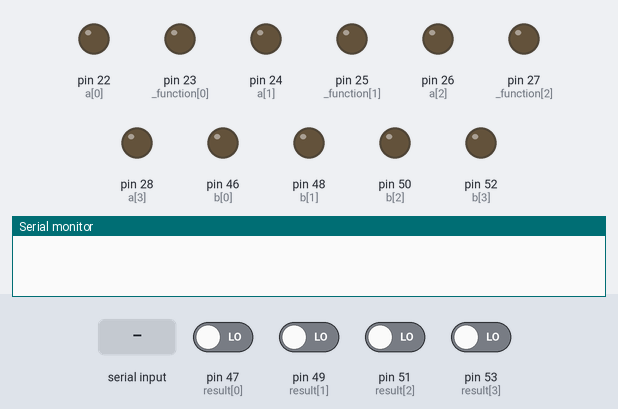
Bench run of a sketch on a simulated Arduino Mega 2560, built with avr-gcc and run on an emulated ATmega2560. Parts: output pins drawn as LEDs (lit = HIGH), the last lines printed to the serial monitor. Inputs (shaded band) come from the test bench; at power-on: pin 47 (result[0]), pin 49 (result[1]), pin 51 (result[2]), pin 53 (result[3]) LOW.

Above: at 1.2 s.
1.3 s: "add 1\n" received over Serial
At 3.4 s:
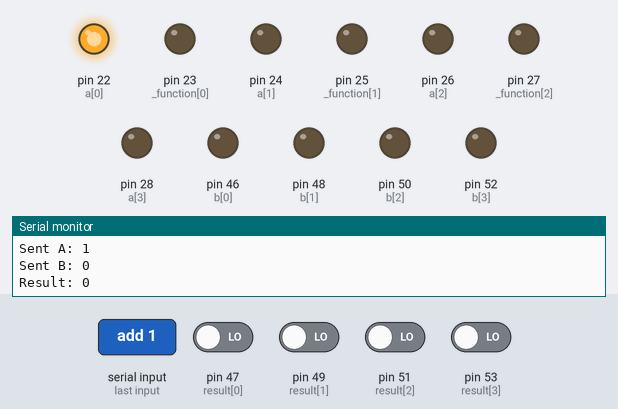
3.8 s: "add 150\n" received over Serial
At 5.4 s:
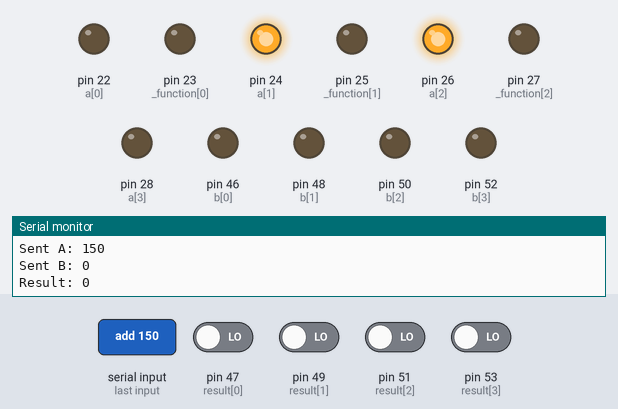
6.3 s: "sub" received over Serial
At 8.3 s:
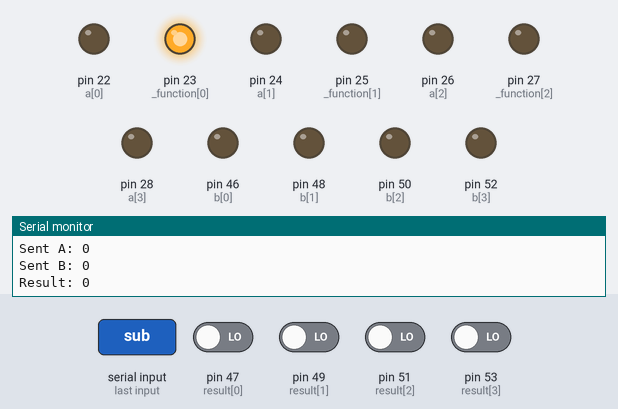
8.8 s: "sub 1\n" received over Serial
At 10.3 s:
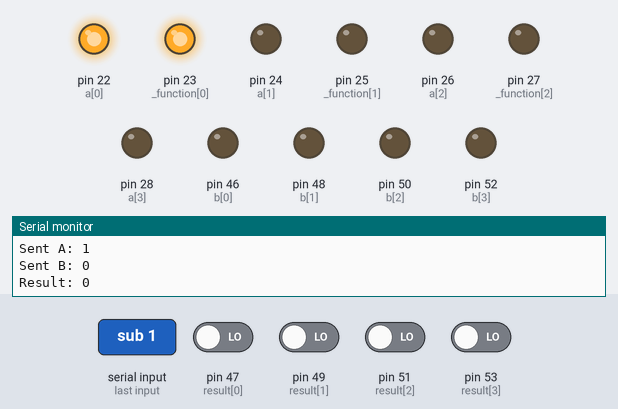
11.3 s: "sub 150\n" received over Serial
At 13.5 s:
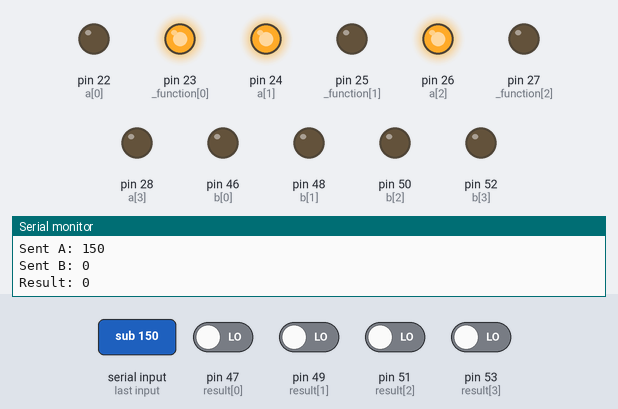
13.8 s: "and 1\n" received over Serial
At 15.3 s:
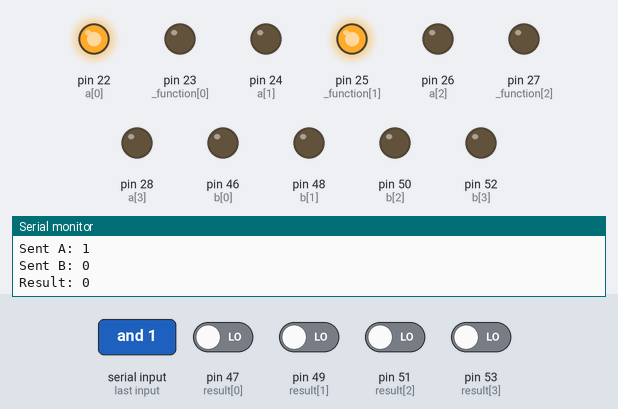
Timing chart, 0 to 16.8 s (numbered marks = the images above; inputs shaded):
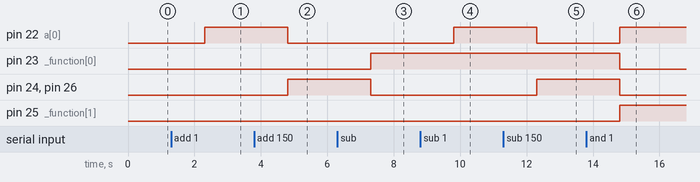

Measured:
- after the input at 1.3 s, pin 22 (a[0]): LOW → HIGH after 1.0 s
- after the input at 3.8 s, pin 22 (a[0]): HIGH → LOW after 1.0 s; pin 24 (a[1]), pin 26 (a[2]): LOW → HIGH after 1.0 s
- after the input at 6.3 s, pin 23 (_function[0]): LOW → HIGH after 1.0 s; pin 24 (a[1]), pin 26 (a[2]): HIGH → LOW after 1.0 s
- after the input at 8.8 s, pin 22 (a[0]): LOW → HIGH after 1.0 s
- after the input at 11.3 s, pin 22 (a[0]): HIGH → LOW after 1.0 s; pin 24 (a[1]), pin 26 (a[2]): LOW → HIGH after 1.0 s
- after the input at 13.8 s, pin 22 (a[0]), pin 25 (_function[1]): LOW → HIGH after 1.0 s; pin 23 (_function[0]), pin 24 (a[1]), pin 26 (a[2]): HIGH → LOW after 1.0 s

The sketch:

alu4.ino
```cpp
#include <string.h>

#define WORD_SIZE 4
#define FUNC_SIZE 3

#define ADD 0
#define SUB 1
#define AND 2
#define OR 3
#define XOR 4

//Using little endian
const unsigned int a[WORD_SIZE] = { 22, 24, 26, 28 };
const unsigned int b[WORD_SIZE] = { 46, 48, 50, 52 };
const unsigned int _function[FUNC_SIZE] = { 23, 25, 27 };
const unsigned int result[WORD_SIZE] = { 47, 49, 51, 53 };

void setFunc(unsigned char func);
void setA(unsigned char a_data);
void setB(unsigned char b_data);
void readResult();

void setup() {
  Serial.begin(9600);

  for(int i = 0; i < WORD_SIZE; i++)
  {
    pinMode(a[i], OUTPUT);
    pinMode(b[i], OUTPUT);
    pinMode(result[i], INPUT);

    if(i < FUNC_SIZE)
      pinMode(_function[i], OUTPUT);

    digitalWrite(a[i], LOW);
    digitalWrite(b[i], LOW);
  }
}

void loop() {
  if(Serial.available())
  {
    String str = Serial.readString();
    char* token = strtok((char*)(str.c_str()), " ");
    unsigned char a_data = atoi(strtok(NULL, " "));
    unsigned char b_data = atoi(strtok(NULL, " "));

    Serial.println("Sent A: " + String(a_data));
    Serial.println("Sent B: " + String(b_data));

    if(!strcmp(token, "add"))
    {
      setA(a_data);
      setB(b_data);
      setFunc(ADD);
      readResult();
    }
    else if(!strcmp(token, "sub"))
    {
      setA(a_data);
      setB(b_data);
      setFunc(SUB);
      readResult();
    }
    else if(!strcmp(token, "and"))
    {
      setA(a_data);
      setB(b_data);
      setFunc(AND);
      readResult();
    }
    else if(!strcmp(token, "or"))
    {
      setA(a_data);
      setB(b_data);
      setFunc(OR);
      readResult();
    }
    else if(!strcmp(token, "xor"))
    {
      setA(a_data);
      setB(b_data);
      setFunc(XOR);
      readResult();
    }
    else
    {
      Serial.println("Not a valid operation");
    }
  }
}

void setFunc(unsigned char func)
{
  for(int i = 0; i < FUNC_SIZE; i++)
  {
    if(func & (1 << i))
      digitalWrite(_function[i], HIGH);
    else
      digitalWrite(_function[i], LOW);
  }
}

void setA(unsigned char a_data){
  for(int i = 0; i < WORD_SIZE; i++)
  {
    if(a_data & (1 << i))
      digitalWrite(a[i], HIGH);
    else
      digitalWrite(a[i], LOW);
  }
}

void setB(unsigned char b_data){
  for(int i = 0; i < WORD_SIZE; i++)
  {
    if(b_data & (1 << i))
      digitalWrite(b[i], HIGH);
    else
      digitalWrite(b[i], LOW);
  }
}

void readResult(){
  delay(100);
  unsigned char r = 0;
  for(int i = 0; i < WORD_SIZE; i++)
    r |= (digitalRead(result[i]) << i);

  Serial.println("Result: " + String((unsigned int)r));
}
```
